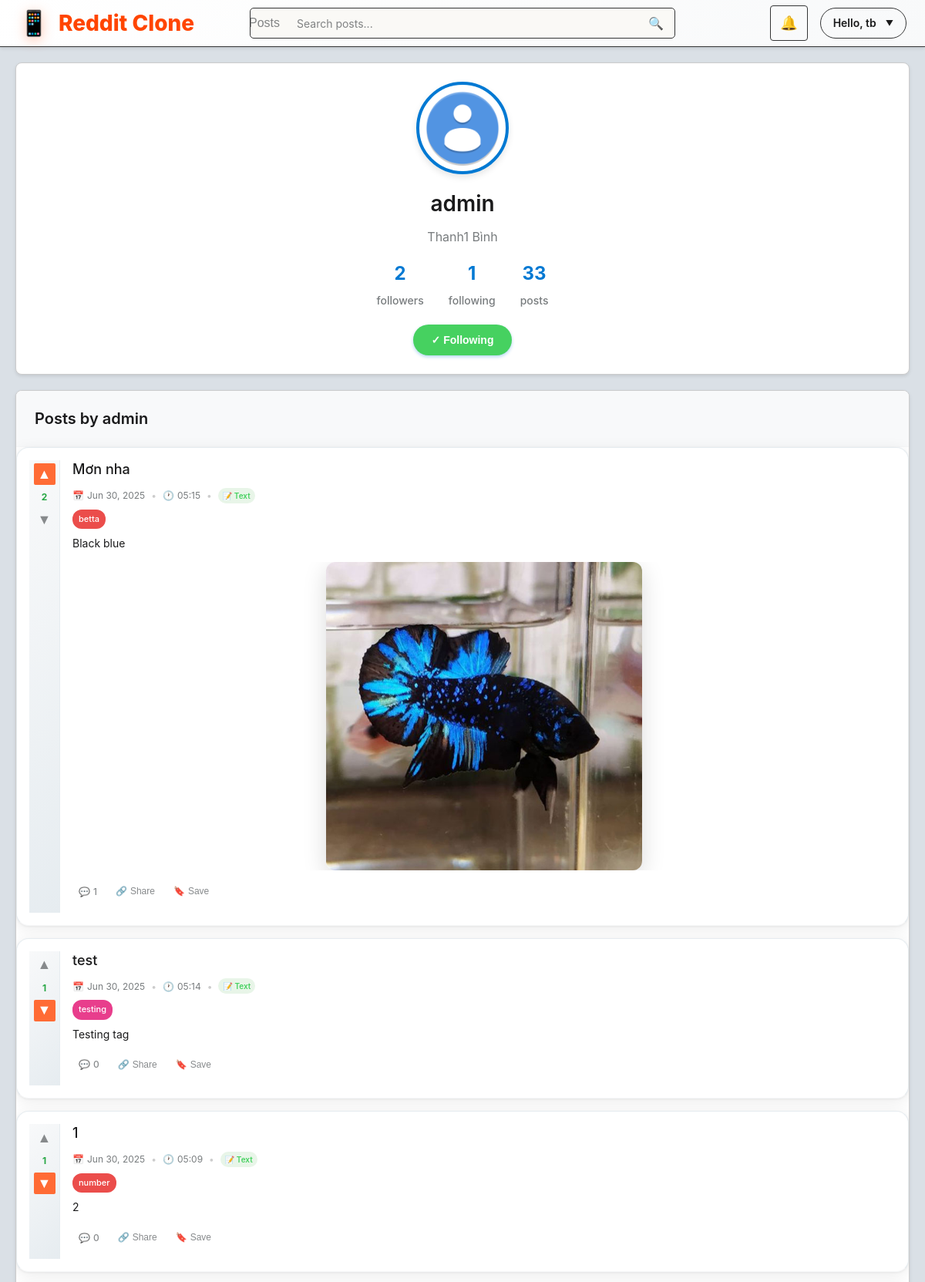
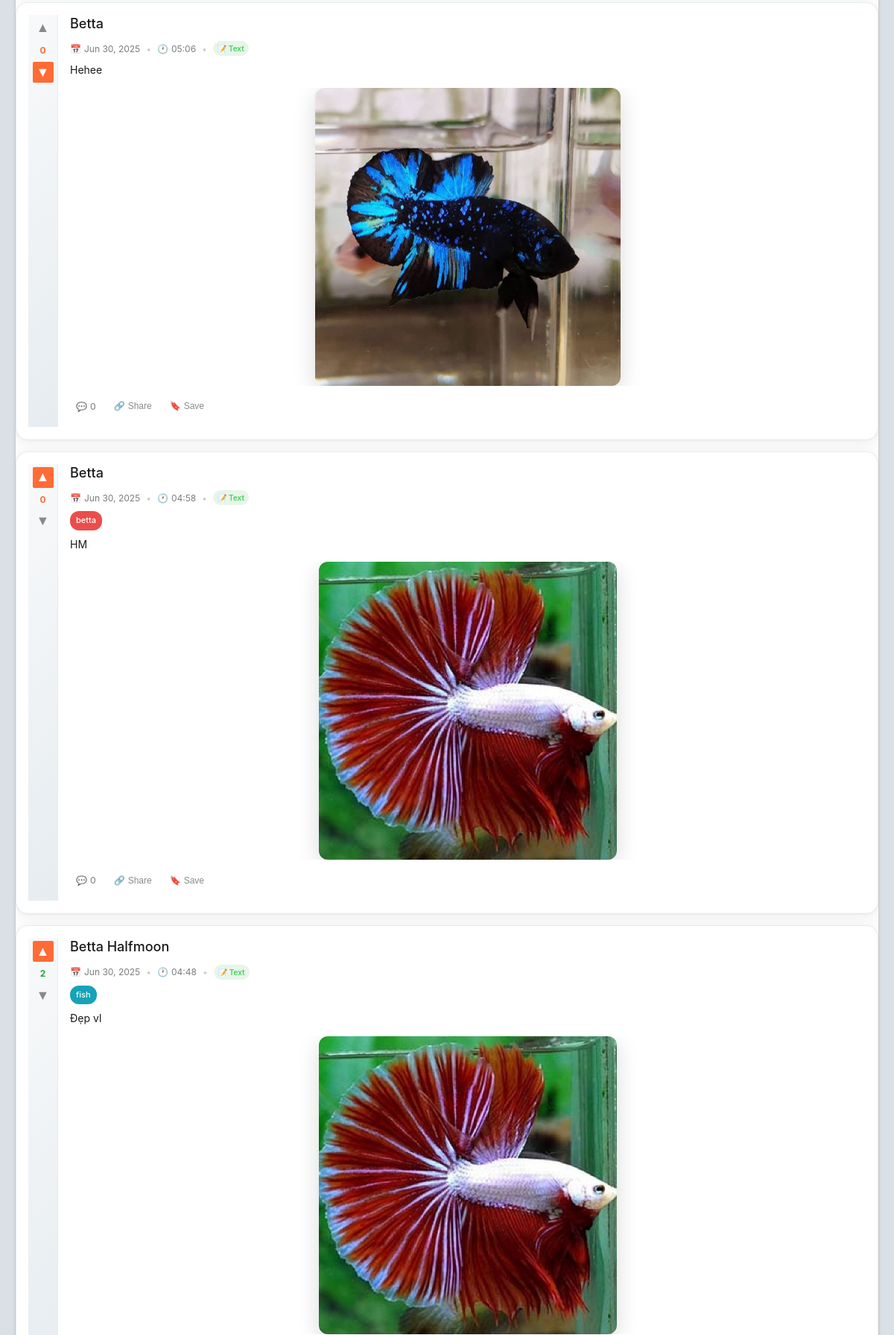
/users/admin/ (signed in, upper part), run on the app's committed database (2 pictures, top to bottom).
### posts/models.py (models this page shows, shortened)
class Post(models.Model):
    title        = models.CharField(max_length=255)
    content      = models.TextField(blank=True)
    image        = models.ImageField(upload_to='post_images/', blank=True, null=True)
    author       = models.ForeignKey(User, on_delete=models.CASCADE)
    community    = models.ForeignKey(Community, on_delete=models.CASCADE,
                                     null=True, blank=True,
                                     )
    tags         = models.ManyToManyField(Tag, blank=True, related_name='posts')
    created_at   = models.DateTimeField(auto_now_add=True)
    @property
    def comment_count(self):
        return self.comments.count()

class Tag(models.Model):
    name = models.CharField(max_length=50, unique=True)
    slug = models.SlugField(max_length=50, unique=True, blank=True)
    color = models.CharField(max_length=7, default='#007bff')  # Hex color code
    created_at = models.DateTimeField(auto_now_add=True)
    class Meta:
        ordering = ['name']

### posts/views.py (the view)
# urls.py: path('users/<str:username>/', views.user_profile_view, name='user_profile'),
@login_required
def user_profile_view(request, username):
    user_obj = get_object_or_404(User, username=username)
    profile  = getattr(user_obj, 'profile', None)
    is_following = Follow.objects.filter(
        follower=request.user,
        following=user_obj
    ).exists()
    user_posts = Post.objects.filter(author=user_obj).annotate(
        num_comments=Count('comments'),
        upvotes=Count('votes', filter=Q(votes__is_upvote=True)),
        downvotes=Count('votes', filter=Q(votes__is_upvote=False)),
        calculated_score=Sum(Case(
            When(votes__is_upvote=True, then=1),
            When(votes__is_upvote=False, then=-1),
            default=0,
            output_field=IntegerField()
        ))
    ).order_by('-created_at')
    upvoted_posts, downvoted_posts = get_user_vote_data_for_posts(request.user, user_posts)
    return render(request, 'posts/user_profile.html', {
        'user_obj': user_obj,
        'profile': profile,
        'is_following': is_following,
        'user_posts': user_posts,
        'upvoted_posts': upvoted_posts,      # Populated by the helper
        'downvoted_posts': downvoted_posts,  # Populated by the helper
    })

### posts/views.py (called while the page is built)
def get_user_vote_data_for_posts(user, posts):
    upvoted_posts = set()
    downvoted_posts = set()
    if not user.is_authenticated:
        return upvoted_posts, downvoted_posts
    post_ids = [post.id for post in posts]
    if not post_ids:
        return upvoted_posts, downvoted_posts
    user_votes = Vote.objects.filter(
        user=user,
        post_id__in=post_ids
    ).values('post_id', 'is_upvote')
    for vote in user_votes:
        if vote['is_upvote']:
            upvoted_posts.add(vote['post_id'])
        else:
            downvoted_posts.add(vote['post_id'])
    return upvoted_posts, downvoted_posts

### posts/templates/posts/user_profile.html (shortened to what this page needs)
{% extends 'posts/base.html' %}
{% load static %}
{% block extra_css %}
<link rel="stylesheet" href="{% static 'posts\css\user_profile.css' %}">
{% endblock %}
{% block content %}
<div class="profile-container fade-in-up">
  <div class="profile-header">
    <div class="profile-info">
      {% if profile.avatar %}
        <img src="{{ profile.avatar.url }}" alt="{{ user_obj.username }}" class="avatar-large"/>
      {% else %}
        <img src="{% static 'imgs/avatar-default.png' %}" alt="default avatar" class="avatar-large"/>
      {% endif %}
      <h2>{{ user_obj.username }}</h2>
      <p>
        {% if user_obj.first_name or user_obj.last_name %}
          {{ user_obj.first_name }} {{ user_obj.last_name }}
        {% endif %}
      </p>
      <div class="profile-stats">
        <div class="stat-item">
          <span class="stat-number">{{ user_obj.follower_set.count }}</span>
          <span>followers</span>
        </div>
        <div class="stat-item">
          <span class="stat-number">{{ user_obj.following_set.count }}</span>
          <span>following</span>
        </div>
        <div class="stat-item">
          <span class="stat-number">{{ user_posts|length }}</span>
          <span>posts</span>
        </div>
      </div>
      {% if request.user != user_obj %}
        <form method="post" action="{% url 'posts:follow_toggle' user_obj.username %}" class="follow-form">
          <button type="submit" class="follow-btn {% if is_following %}unfollow{% endif %}">
            {% if is_following %}
              <span>✓ Following</span>
            {% else %}
              <span>+ Follow</span>
            {% endif %}
          </button>
        </form>
      {% endif %}
    </div>
  </div>
  <div class="posts-section">
    <div class="posts-section-header">
      <h3>Posts by {{ user_obj.username }}</h3>
    </div>
    <div class="posts-list">
      {% for post in user_posts %}
        <div class="post-card fade-in-up">
          <div class="post-vote vote-section"
              data-user-vote="{% if post.id in upvoted_posts %}up{% elif post.id in downvoted_posts %}down{% endif %}"
              data-post-id="{{ post.id }}">
              <button class="vote-btn upvote" data-id="{{ post.id }}" data-dir="up" data-vote-type="up">
                  <span class="vote-arrow">▲</span>
              </button>
              <div class="score" id="score-{{ post.id }}">{{ post.calculated_score|default:0 }}</div>
              <button class="vote-btn downvote" data-id="{{ post.id }}" data-dir="down" data-vote-type="down">
                  <span class="vote-arrow">▼</span>
              </button>
          </div>
          <div class="post-content">
            <h4>
              <a href="{% url 'posts:post_detail' post.id %}">{{ post.title }}</a>
            </h4>
            <div class="post-meta">
              <div class="post-meta-item">
                <span>📅</span>
                <span>{{ post.created_at|date:"M j, Y" }}</span>
              </div>
              <span class="post-meta-separator">•</span>
              <div class="post-meta-item">
                <span>🕐</span>
                <span>{{ post.created_at|date:"H:i" }}</span>
              </div>
              <span class="post-meta-separator">•</span>
              <div class="post-type">📝 Text</div>
            </div>
            {% if post.tags.exists %}
              <div class="post-tags">
                {% for tag in post.tags.all %}
                  <a href="?tag={{ tag.slug }}" class="tag-badge" style="background-color: {{ tag.color }};">{{ tag.name }}</a>
                {% endfor %}
              </div>
            {% endif %}
            {% if post.content %}
              <div class="post-preview">{{ post.content|truncatewords:30 }}</div>
            {% endif %}
            {% if post.image %}
              <div class="post-image">
                <img src="{{ post.image.url }}" alt="Post image">
              </div>
            {% endif %}
            <div class="post-actions">
              <a href="{% url 'posts:post_detail' post.id %}" class="action-btn">
                <span class="icon">💬</span>{{ post.comment_count|default:0 }}
              </a>
              <button class="action-btn">
                <span class="icon">🔗</span>Share
              </button>
              <button class="action-btn">
                <span class="icon">🔖</span>Save
              </button>
            </div>
          </div>
        </div>
      {% endfor %}
    </div>
  </div>
</div>
{% endblock %}

### posts/templates/posts/base.html (shortened to what this page needs)
{% load static %}
<!DOCTYPE html>
<html lang="en">
<head>
  <link rel="stylesheet" href="{% static 'posts/css/style.css' %}">
  {% block extra_css %}{% endblock %}
</head>
<body>
  <header class="header">
    <div class="header-content">
      <a class="logo" href="{% url 'posts:post_list' %}">
        <span class="logo-icon">📱</span>
        Reddit Clone
      </a>
      <div class="unified-search">
        <div class="search-container">
          <form class="search-form" id="searchForm" method="get">
            <button type="button" class="search-type-selector" id="searchTypeSelector">
              <span id="searchTypeText">Posts</span>
            </button>
            <input type="text" class="search-input" id="searchInput"
                  placeholder="Search posts..."
                  value="{{ request.GET.q|default:'' }}"
                  name="q">
            <button type="submit" class="search-btn">🔍</button>
          </form>
        </div>
      </div>
      <nav class="nav-right">
        {% if user.is_authenticated %}
          <div class="dropdown position-relative">
            <a href="#" class="notification-toggle position-relative nav-btn">
                🔔
            </a>
          </div>
          <div class="user-menu" id="userMenu">
            <div class="user-greeting">Hello, {{ user.username }}</div>
          </div>
        {% else %}
          <a href="{% url 'login' %}" class="nav-btn">Log In</a>
          <a href="{% url 'posts:register' %}" class="nav-btn">Sign Up</a>
        {% endif %}
      </nav>
    </div>
  </header>
  <main class="main-content">
    <div class="container">
      {% block content %}{% endblock %}
    </div>
  </main>
</body>
</html>

### posts/static/posts/css/user_profile.css (style rules this page uses)
.profile-container { max-width: 1200px; margin: 0 auto; padding: 20px; background: #dae0e6; min-height: 100vh; }
.profile-header { background: #fff; border: 1px solid #ccc; border-radius: 8px; padding: 24px; margin-bottom: 20px; box-shadow: 0 2px 4px rgba(0,0,0,0.1); }
.profile-info { display: flex; flex-direction: column; align-items: center; text-align: center; }
.avatar-large { width: 120px; height: 120px; border-radius: 50%; object-fit: cover; border: 4px solid #0079d3; margin-bottom: 16px; box-shadow: 0 4px 8px rgba(0,0,0,0.1); }
.profile-info h2 { margin: 0 0 8px 0; font-size: 28px; font-weight: 600; color: #1a1a1b; }
.profile-info p { margin: 0 0 16px 0; color: #787c7e; font-size: 16px; }
.profile-stats { display: flex; gap: 32px; margin-bottom: 20px; }
.stat-item { display: flex; flex-direction: column; align-items: center; gap: 4px; }
.stat-number { font-size: 24px; font-weight: 700; color: #0079d3; }
.stat-item span:last-child { color: #787c7e; font-size: 14px; font-weight: 500; }
.follow-form { margin: 0; }
.follow-btn { padding: 12px 24px; border: none; border-radius: 20px; font-size: 14px; font-weight: 600; cursor: pointer; transition: all 0.2s; background: #0079d3; color: white; box-shadow: 0 2px 4px rgba(0,121,211,0.3); }
.follow-btn.unfollow { background: #46d160; color: white; }
.posts-section { background: #fff; border: 1px solid #ccc; border-radius: 8px; overflow: hidden; box-shadow: 0 2px 4px rgba(0,0,0,0.1); }
.posts-section-header { padding: 20px 24px; border-bottom: 1px solid #f6f7f8; background: #f8f9fa; }
.posts-section-header h3 { margin: 0; font-size: 20px; font-weight: 600; color: #1a1a1b; }
.posts-list { background: white; }
.post-card { display: flex; padding: 16px; border-bottom: 1px solid #f6f7f8; background: #fff; transition: all 0.2s; position: relative; }
.post-card::before { content: ''; position: absolute; left: 0; top: 0; bottom: 0; width: 3px; background: #0079d3; opacity: 0; transition: opacity 0.2s; }
.post-vote { display: flex; flex-direction: column; align-items: center; width: 40px; margin-right: 16px; padding-top: 4px; }
.vote-btn { background: none; border: none; cursor: pointer; padding: 6px; color: #878a8c; border-radius: 2px; width: 28px; height: 28px; display: flex; align-items: center; justify-content: center; transition: all 0.2s; font-size: 16px; font-weight: bold; }
.post-content { flex: 1; min-width: 0; overflow-wrap: break-word; }
.post-content h4 { margin: 0 0 12px 0; font-size: 18px; font-weight: 500; line-height: 1.3; }
.post-content h4 a { color: #1a1a1b; text-decoration: none; transition: color 0.2s; }
.post-meta { display: flex; align-items: center; gap: 8px; font-size: 12px; color: #787c7e; margin-bottom: 8px; flex-wrap: wrap; }
.post-meta-item { display: flex; align-items: center; gap: 4px; }
.post-meta-separator { color: #ccc; }
.post-type { background: #e8f5e8; color: #46d160; padding: 2px 6px; border-radius: 12px; font-size: 10px; font-weight: 600; display: flex; align-items: center; gap: 2px; }
.post-image { margin: 12px 0; border-radius: 8px; overflow: hidden; max-width: 100%; }
.post-image img { max-width: 100%; max-height: 400px; object-fit: cover; display: block; transition: transform 0.2s; }
.post-tags { margin: 8px 0; display: flex; flex-wrap: wrap; gap: 4px; }
.tag-badge { padding: 4px 8px; background: #0079d3; color: white; text-decoration: none; border-radius: 12px; font-size: 11px; font-weight: 500; transition: all 0.2s; }
.post-actions { display: flex; gap: 8px; margin-top: 12px; flex-wrap: wrap; }
.action-btn { background: none; border: none; color: #878a8c; font-size: 12px; cursor: pointer; padding: 6px 8px; border-radius: 4px; text-decoration: none; display: flex; align-items: center; gap: 4px; font-weight: 500; transition: all 0.2s; }
.action-btn .icon { font-size: 12px; }
.fade-in-up { animation: fadeInUp 0.6s ease-out; }
.vote-section .vote-btn.active.voted-up { background-color: #ff6b35; color: white; }
.vote-section .vote-btn.active.voted-down { background-color: #ff6b35; color: white; }
.score.voted { color: #ff6b35; font-weight: bold; }
.score.positive { color: #28a745; }

### data on the page
Post: calculated_score "2", title "Mơn nha", created_at "Jun 30, 2025", created_at "05:15", content "Black blue", image (picture), comment_count "1"
Tag: name "betta"
Post: calculated_score "1", title "test", created_at "Jun 30, 2025", created_at "05:14", content "Testing tag", comment_count "0"
Tag: name "testing"
Post: calculated_score "1", title "1", created_at "Jun 30, 2025", created_at "05:09", content "2", comment_count "0"
Tag: name "number"
Post: calculated_score "0", title "Betta", created_at "Jun 30, 2025", created_at "05:06", content "Hehee", image (picture), comment_count "0"
Post: calculated_score "0", title "Betta", created_at "Jun 30, 2025", created_at "04:58", content "HM", image (picture), comment_count "0"
Post: calculated_score "2", title "Betta Halfmoon", created_at "Jun 30, 2025", created_at "04:48", content "Đẹp vl", image (picture)
Tag: name "fish"

### other printed values
{{ user.username }} "tb"
{{ user_obj.username }} "admin"
{{ user_obj.first_name }} "Thanh1"
{{ user_obj.last_name }} "Bình"
{{ user_obj.follower_set.count }} "2"
{{ user_obj.following_set.count }} "1"
{{ user_posts|length }} "33"
